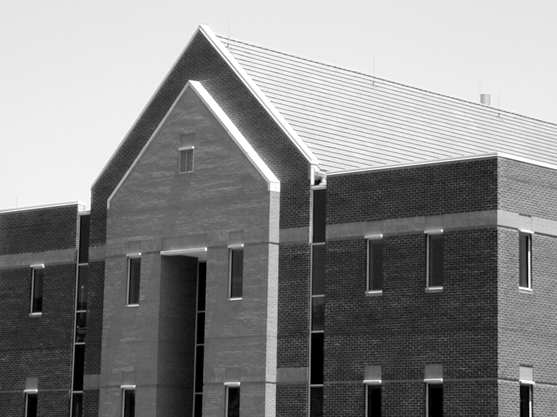
#> input picture 9/dom.png, 557 x 417 px
$ jupyter execute 09_Canny_HW.ipynb
#> lines starting #> are read from the running program, lines starting #| are printed output that depends on the picture
#> further down, I_dom is the input picture: shape (417, 557); min 0, max 255, mean 133.3
## Zadanie domowe - Algorytm Canny'ego

Celem zadania domowego jest wykonanie pełnej implementacji algorytmu Canny'ego.

W ramach ćwiczenia w trakcie laboratorium wyznaczono obrazy $g_{NH}$ i $g_{NL}$.
Dla przypomnienia:
Można powiedzieć, że na obrazie $g_{NH}$ są "pewne" krawędzie.
Natomiast na $g_{NL}$ "potencjalne".
Często krawędzie "pewne" nie są ciągłe.
Wykorzystuje się więc krawędzie "potencjalne", aby uzupełnić nieciągłości.
Procedura wygląda następująco:
1. Stwórz stos zawierający wszystkie piksele zaznaczone na obrazie $g_{NH}$.
W tym celu wykorzystaj listę współrzędnych `[row, col]`.
Do pobrania elementu z początku służy metoda `list.pop()`.
Do dodania elementu na koniec listy służy metoda `list.append(new)`.
2. Stwórz obraz, który będzie zawierał informację czy dany piksel został już odwiedzony.
3. Stwórz obraz, który zawierać będzie wynikowe krawędzie.
Jej rozmiar jest równy rozmiarowi obrazu.
4. Wykonaj pętlę, która będzie pobierać elementy z listy, dopóki ta nie będzie pusta.
W tym celu najlepiej sprawdzi się pętla `while`.
    - W każdej iteracji pobierz element ze stosu.
    - Sprawdź, czy dany element został już odwiedzony.
    - Jeśli nie został, to:
        - Oznacz go jako odwiedzony,
        - Oznacz piksel jako krawędź w wyniku,
        - Sprawdź otoczenie piksela w obrazie $g_{NL}$,
        - Dodaj do stosu współrzędne otoczenia, które zawierają krawędź.
        Można to wykonać np. pętlą po stworzonym otoczeniu.
7. Wyświetl obraz oryginalny, obraz $g_{NH}$ oraz obraz wynikowy.
8. Porównaj wynik algorytmu z wynikiem OpenCV.

Pomocnicze obrazy $g_{NH}$ i $g_{NL}$ zostały wprowadzone dla uproszczenia opisu.
Algorytm można zaimplementować w bardziej "zwarty" sposób.

Na podstawie powyższego opisu zaimplementuj pełny algorytm Canny'ego.

[cell 1]
import cv2
from matplotlib import pyplot as plt
import numpy as np
import math
import os

def nomax(alpha, magnitude):
    x, y = alpha.shape
    maximums = np.zeros((x, y))

    for i in range(1, x - 1):
        for j in range(1, y - 1):
            if (-22.5 < alpha[i, j] < 22.5) or (-157.5 > alpha[i, j] > 157.5):
                if not (magnitude[i, j + 1] > magnitude[i, j] or magnitude[i, j - 1] > magnitude[i, j]):
                    maximums[i, j] = magnitude[i, j]

            elif (67.5 < alpha[i, j] < 112.5) or (-112.5 < alpha[i, j] < -67.5):
                if not (magnitude[i + 1, j] > magnitude[i, j] or magnitude[i - 1, j] > magnitude[i, j]):
                    maximums[i,j] = magnitude[i,j]

            elif (22.5 < alpha[i, j] < 67.5) or (-157.5 < alpha[i, j] < -112.5):
                if not (magnitude[i + 1, j + 1] > magnitude[i, j] or magnitude[i - 1, j - 1] > magnitude[i, j]):
                    maximums[i, j] = magnitude[i, j]

            elif (112.5 < alpha[i, j] < 157.5) or (-67.5 < alpha[i, j] < -22.5):
                if not (magnitude[i - 1, j + 1] > magnitude[i, j] or magnitude[i + 1, j - 1] > magnitude[i, j]):
                    maximums[i, j] = magnitude[i, j]

    return maximums

def canny(image, TL=60, TH=120, window_size = 3, sigma = 1):
#> called with TL = 40, TH = 120, window_size = 3, sigma = 1
    sobel_horizontal = np.array([[1,2,1],
                                [0,0,0],
                                [-1,-2,-1]])
    sobel_vertical = np.array([[-1, 0, 1],
                                [-2, 0, 2],
                                [-1, 0, 1]])

    image_gauss = cv2.GaussianBlur(image, (window_size, window_size), sigma)

    gx = cv2.filter2D(image_gauss, -1, sobel_vertical)
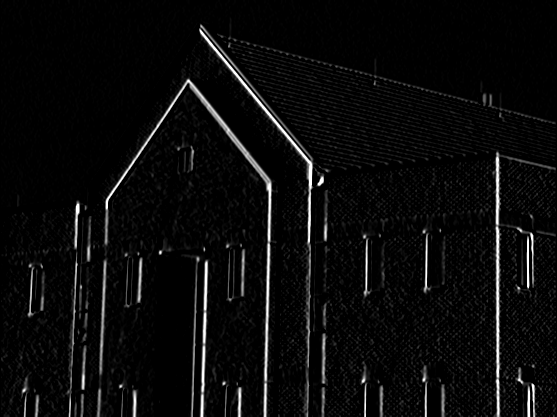
#> gx: shape (417, 557); min 0, max 255, mean 10.8
    gy = cv2.filter2D(image_gauss, -1, sobel_horizontal)
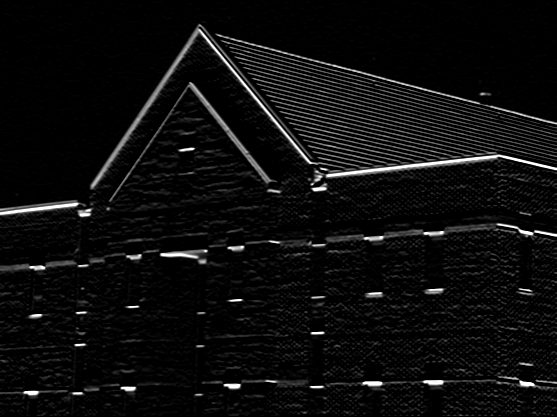
#> gy: shape (417, 557); min 0, max 255, mean 13.4

    magnitude = np.hypot(gx, gy)
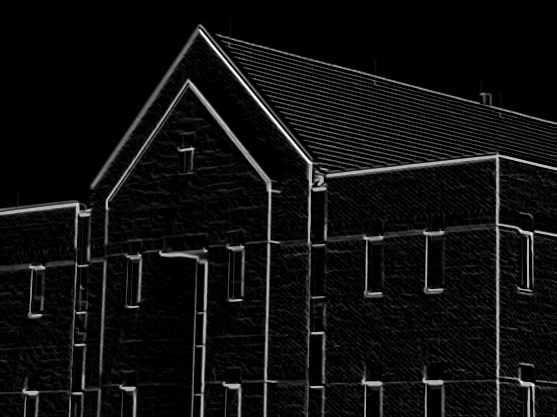
#> magnitude: shape (417, 557) float16; min 0, max 360.5, mean 21.8; drawn with min black and max white
    magnitude = magnitude / magnitude.max() * 255

    alpha = np.rad2deg(np.arctan2(gy, gx))
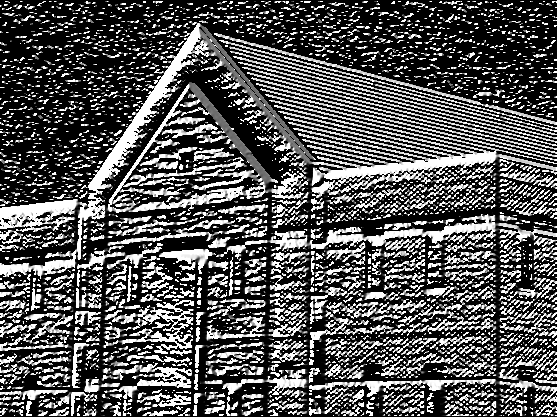
#> alpha: shape (417, 557) float16; min 0, max 90, mean 30.3; drawn with min black and max white

    maximums = nomax(alpha, magnitude)
#> after the loop in nomax, `for i in range(1, x - 1):`:
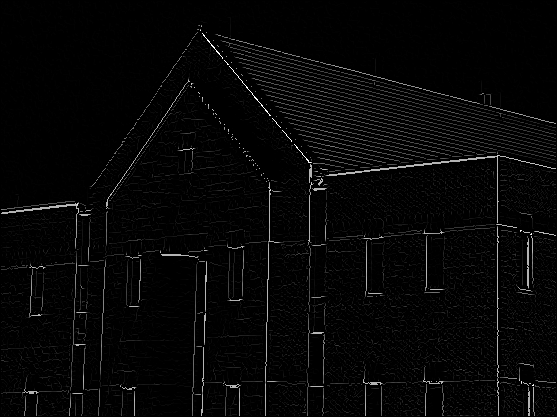
#> maximums: shape (417, 557) float64; min 0, max 255, mean 6.7

    gN = maximums
    gNH = gN >= TH
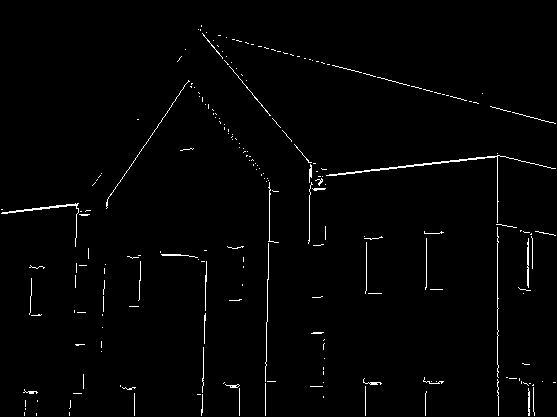
#> gNH: shape (417, 557) bool; 1.5% white in thin lines or dots
    gNL = (TH > gN) & (gN >= TL)
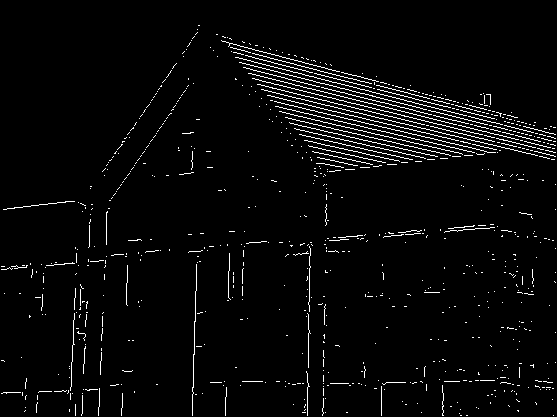
#> gNL: shape (417, 557) bool; 3.4% white in thin lines or dots

    X,Y = image.shape
#> X = 417; Y = 557

    coordinates_list =[]

    for i in range(1, X - 1):
        for j in range(1, Y - 1):
            if gNH[i, j] == 1:
                coordinates_list.append([i,j])

    visited = np.zeros(image.shape)
    edges  = np.zeros(image.shape)

    while coordinates_list:
        element = coordinates_list.pop()
        x = element[0]
        y = element[1]

        if visited[x,y] == 0:
            visited[x,y] = 1
            edges[x,y] = 1

            for k in range(x-1,x+2):
                for v in range(y-1,y+2):
                    if gNL[k, v] == 1:
                        coordinates_list.append([k,v])
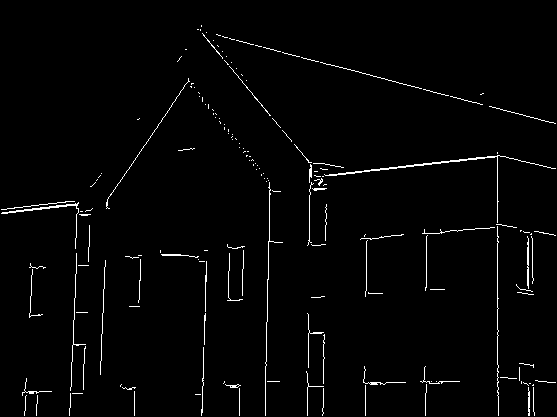
#> edges: shape (417, 557) float64; values 0 (black) and 1 (white), 1.9% white in thin lines or dots
#> after the loop, coordinates_list = []
    return edges

if not os.path.exists("dom.png") :
    !wget https://raw.githubusercontent.com/vision-agh/poc_sw/master/09_Canny/dom.png --no-check-certificate

I_dom = cv2.imread('dom.png', cv2.IMREAD_GRAYSCALE)

plt.imshow(canny(I_dom, 40, 120, 3, 1))
plt.axis('off')
plt.show()
